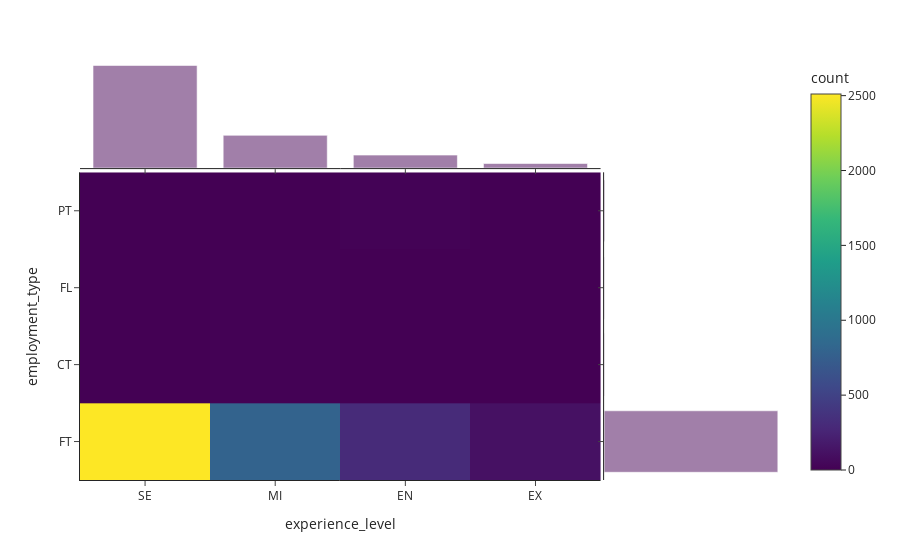

The notebook cell this image was saved under:
### Markdown cell above
¿Cómo se distribuyen los roles de trabajo en las diferentes categorías de experiencia?

### Code cell
fig = px.density_heatmap(df,x='experience_level', y='employment_type', marginal_x="histogram", marginal_y="histogram", template="simple_white")
fig.show()

### Figure 1 — Plotly figure (JSON) as saved in the notebook; plotly's stock layout.template omitted (floating-point values rounded to 4 significant figures; data arrays with more than 128 entries replaced by an {"elided": "..."} marker saying what was removed)
{"data": [{"coloraxis": "coloraxis", "hovertemplate": "experience_level=%{x}<br>employment_type=%{y}<br>count=%{z}<extra></extra>", "name": "", "type": "histogram2d", "x": {"elided": "3755 str values"}, "xaxis": "x", "xbingroup": "x", "y": {"elided": "3755 str values"}, "yaxis": "y", "ybingroup": "y"}, {"alignmentgroup": "True", "bingroup": "x", "hovertemplate": "experience_level=%{x}<br>count=%{y}<extra></extra>", "legendgroup": "", "marker": {"color": "#440154"}, "name": "", "offsetgroup": "", "opacity": 0.5, "showlegend": false, "type": "histogram", "x": {"elided": "3755 str values"}, "xaxis": "x3", "yaxis": "y3"}, {"alignmentgroup": "True", "bingroup": "y", "hovertemplate": "employment_type=%{y}<br>count=%{x}<extra></extra>", "legendgroup": "", "marker": {"color": "#440154"}, "name": "", "offsetgroup": "", "opacity": 0.5, "showlegend": false, "type": "histogram", "xaxis": "x2", "y": {"elided": "3755 str values"}, "yaxis": "y2"}], "layout": {"barmode": "overlay", "coloraxis": {"colorbar": {"title": {"text": "count"}}, "colorscale": [[0, "#440154"], [0.1111, "#482878"], [0.2222, "#3e4989"], [0.3333, "#31688e"], [0.4444, "#26828e"], [0.5556, "#1f9e89"], [0.6667, "#35b779"], [0.7778, "#6ece58"], [0.8889, "#b5de2b"], [1, "#fde725"]]}, "legend": {"tracegroupgap": 0}, "margin": {"t": 60}, "xaxis": {"anchor": "y", "domain": [0, 0.7363], "title": {"text": "experience_level"}}, "xaxis2": {"anchor": "y2", "domain": [0.7413, 1], "matches": "x2", "showline": false, "showticklabels": false, "ticks": ""}, "xaxis3": {"anchor": "y3", "domain": [0, 0.7363], "matches": "x", "showticklabels": false}, "xaxis4": {"anchor": "y4", "domain": [0.7413, 1], "matches": "x2", "showline": false, "showticklabels": false, "ticks": ""}, "yaxis": {"anchor": "x", "domain": [0, 0.7326], "title": {"text": "employment_type"}}, "yaxis2": {"anchor": "x2", "domain": [0, 0.7326], "matches": "y", "showticklabels": false}, "yaxis3": {"anchor": "x3", "domain": [0.7426, 1], "matches": "y3", "showline": false, "showticklabels": false, "ticks": ""}, "yaxis4": {"anchor": "x4", "domain": [0.7426, 1], "matches": "y3", "showline": false, "showticklabels": false, "ticks": ""}}}
